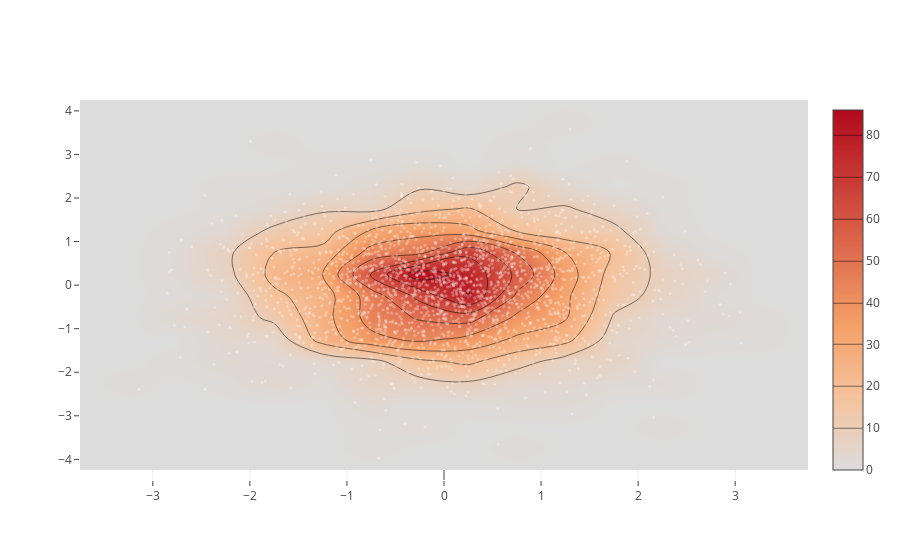

Notebook source saved alongside this figure:
### Markdown cell above
## Plotly Example

The Plotly Python graph library makes interactive and professional quality visualizations. It is a popular tool for data exploration and can be easily be viewed in Notebooks.

Below is an example of sample code that will illustrate Plotly support through Notebooks.

### Code cell
import plotly.graph_objs as go 
from plotly.offline import download_plotlyjs, init_notebook_mode, plot, iplot 
import numpy as np 
init_notebook_mode(connected=True) 

x = np.random.randn(2000) 
y = np.random.randn(2000) 
iplot([go.Histogram2dContour(x=x, y=y, contours=dict(coloring='heatmap')), 
go.Scatter(x=x, y=y, mode='markers', marker=dict(color='white', size=3, opacity=0.3))], show_link=False)

### Figure 1 — Plotly figure (JSON) as saved in the notebook; plotly's stock layout.template omitted (floating-point values rounded to 4 significant figures; data arrays with more than 128 entries replaced by an {"elided": "..."} marker saying what was removed)
{"data": [{"type": "histogram2dcontour", "x": {"elided": "2000 float values"}, "y": {"elided": "2000 float values"}, "contours": {"coloring": "heatmap"}}, {"type": "scatter", "x": {"elided": "2000 float values"}, "y": {"elided": "2000 float values"}, "mode": "markers", "marker": {"color": "white", "size": 3, "opacity": 0.3}}], "layout": {}}
